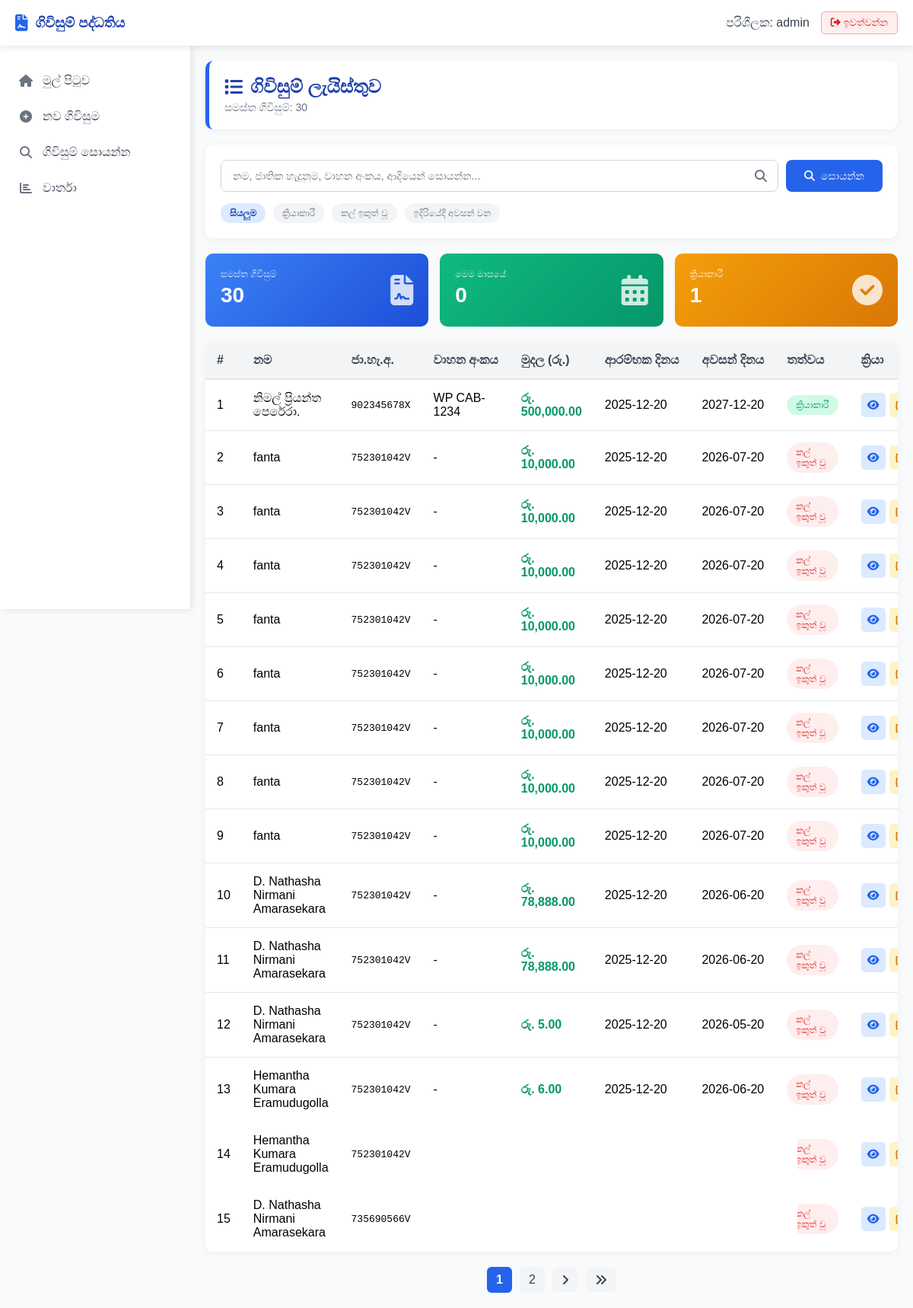
The app's page /view_agreements.php (signed in) with its own data.
### tables this page shows
CREATE TABLE `agreements` (
  `id` int(11) NOT NULL,
  `name` varchar(255) DEFAULT NULL,
  `address` text DEFAULT NULL,
  `nic` varchar(20) DEFAULT NULL,
  `agreement_date` date DEFAULT NULL,
  `payment_day` int(11) DEFAULT NULL,
  `period_months` int(11) DEFAULT NULL,
  `end_date` date DEFAULT NULL,
  `amount_number` decimal(12,2) DEFAULT NULL,
  `amount_words` varchar(255) DEFAULT NULL,
  `interest_rate` decimal(5,2) DEFAULT NULL,
  `product_sinhala` varchar(255) DEFAULT NULL,
  `vehicle_number` varchar(50) DEFAULT NULL,
  `chassis_number` varchar(100) DEFAULT NULL,
  `engine_number` varchar(100) DEFAULT NULL,
  `make` varchar(100) DEFAULT NULL,
  `model` varchar(100) DEFAULT NULL,
  `vehicle_class_sinhala` varchar(100) DEFAULT NULL,
  `created_at` timestamp NULL DEFAULT current_timestamp(),
  `updated_at` timestamp NOT NULL DEFAULT current_timestamp()
);

### view_agreements.php (the view, shortened to what this page needs)
<?php
require_once 'db.php';
$current_page = 'view_agreements.php';
$limit = 15;
$page = isset($_GET['page']) ? (int)$_GET['page'] : 1;
$offset = ($page - 1) * $limit;
$total_result = $conn->query("SELECT COUNT(*) as total FROM agreements");
$total_row = $total_result->fetch_assoc();
$total_agreements = $total_row['total'];
$total_pages = ceil($total_agreements / $limit);
$search = isset($_GET['search']) ? trim($_GET['search']) : '';
$where_clause = '';
$search_params = [];
$types = '';
$sql = "SELECT * FROM agreements $where_clause ORDER BY agreement_date DESC LIMIT ? OFFSET ?";
if (!empty($search)) {
    $sql = "SELECT * FROM agreements $where_clause ORDER BY agreement_date DESC LIMIT ? OFFSET ?";
    $types .= 'ii';
    $params = array_merge($search_params, [$limit, $offset]);
} else {
    $sql = "SELECT * FROM agreements ORDER BY agreement_date DESC LIMIT ? OFFSET ?";
    $types = 'ii';
    $params = [$limit, $offset];
}
$stmt = $conn->prepare($sql);
if ($stmt) {
    if (!empty($types)) {
        $stmt->bind_param($types, ...$params);
    }
    $stmt->execute();
    $result = $stmt->get_result();
} else {
    die("Query failed: " . $conn->error);
}
?>
<!DOCTYPE html>
<html lang="si">
<head>
<link rel="stylesheet" href="https://cdnjs.cloudflare.com/ajax/libs/font-awesome/6.4.0/css/all.min.css">
</head>
<body>
    <div class="top-header">
        <a href="dashboard.php" class="logo">
            <i class="fas fa-file-contract"></i>
            <span>ගිවිසුම් පද්ධතිය</span>
        </a>
        <div class="user-info">
            <span>පරිශීලක: <?php echo isset($_SESSION['username']) ? htmlspecialchars($_SESSION['username']) : 'Admin'; ?></span>
            <a href="logout.php" class="logout-btn">
                <i class="fas fa-sign-out-alt"></i> ඉවත්වන්න
            </a>
        </div>
    </div>
    <div class="sidebar">
        <ul class="nav-menu">
            <li class="nav-item">
                <a href="dashboard.php" class="nav-link <?php echo $current_page == 'dashboard.php' ? 'active' : ''; ?>">
                    <i class="fas fa-home"></i>
                    <span>මුල් පිටුව</span>
                </a>
            </li>
            <li class="nav-item">
                <a href="index.php" class="nav-link <?php echo $current_page == 'create_agreement.php' ? 'active' : ''; ?>">
                    <i class="fas fa-plus-circle"></i>
                    <span>නව ගිවිසුම</span>
                </a>
            </li>
            <li class="nav-item">
                <a href="view_agreements.php" class="nav-link <?php echo $current_page == 'search.php' ? 'active' : ''; ?>">
                    <i class="fas fa-search"></i>
                    <span>ගිවිසුම් සොයන්න</span>
                </a>
            </li>
            <li class="nav-item">
                <a href="reports.php" class="nav-link <?php echo $current_page == 'reports.php' ? 'active' : ''; ?>">
                    <i class="fas fa-chart-bar"></i>
                    <span>වාර්තා</span>
                </a>
            </li>
        </ul>
    </div>
    <div class="main-content">
        <div class="page-title">
            <h1><i class="fas fa-list"></i> ගිවිසුම් ලැයිස්තුව</h1>
            <p>සමස්ත ගිවිසුම්: <?php echo $total_agreements; ?></p>
        </div>
        <div class="search-section">
            <form method="GET" action="" class="search-form">
                <div class="search-input">
                    <input type="text" name="search" placeholder="නම, ජාතික හැදුනුම, වාහන අංකය, ආදියෙන් සොයන්න..."
                           value="<?php echo htmlspecialchars($search); ?>">
                    <i class="fas fa-search"></i>
                </div>
                <button type="submit" class="search-btn">
                    <i class="fas fa-search"></i> සොයන්න
                </button>
            </form>
            <div class="filter-tags">
                <a href="view_agreements.php" class="filter-tag <?php echo empty($_GET['status']) ? 'active' : ''; ?>">
                    සියලුම
                </a>
                <a href="?status=active" class="filter-tag <?php echo (isset($_GET['status']) && $_GET['status'] == 'active') ? 'active' : ''; ?>">
                    ක්‍රියාකාරී
                </a>
                <a href="?status=expired" class="filter-tag <?php echo (isset($_GET['status']) && $_GET['status'] == 'expired') ? 'active' : ''; ?>">
                    කල් ඉකුත් වූ
                </a>
                <a href="?status=upcoming" class="filter-tag <?php echo (isset($_GET['status']) && $_GET['status'] == 'upcoming') ? 'active' : ''; ?>">
                    ඉදිරියේදී අවසන් වන
                </a>
            </div>
        </div>
        <div class="stats-grid">
            <div class="stat-card total">
                <div class="stat-info">
                    <div class="stat-label">සමස්ත ගිවිසුම්</div>
                    <div class="stat-value"><?php echo $total_agreements; ?></div>
                </div>
                <i class="fas fa-file-contract stat-icon"></i>
            </div>
            <div class="stat-card monthly">
                <div class="stat-info">
                    <div class="stat-label">මෙම මාසයේ</div>
                    <div class="stat-value">
                        <?php
                        $current_month = date('Y-m');
                        $month_result = $conn->query("SELECT COUNT(*) as count FROM agreements WHERE DATE_FORMAT(agreement_date, '%Y-%m') = '$current_month'");
                        echo $month_result->fetch_assoc()['count'];
                        ?>
                    </div>
                </div>
                <i class="fas fa-calendar-alt stat-icon"></i>
            </div>
            <div class="stat-card active">
                <div class="stat-info">
                    <div class="stat-label">ක්‍රියාකාරී</div>
                    <div class="stat-value">
                        <?php
                        $today = date('Y-m-d');
                        $active_result = $conn->query("SELECT COUNT(*) as count FROM agreements WHERE end_date >= '$today'");
                        echo $active_result->fetch_assoc()['count'];
                        ?>
                    </div>
                </div>
                <i class="fas fa-check-circle stat-icon"></i>
            </div>
        </div>
        <div class="table-container">
            <div class="table-responsive">
                <table class="agreements-table">
                    <thead>
                        <tr>
                            <th>#</th>
                            <th>නම</th>
                            <th>ජා.හැ.අ.</th>
                            <th>වාහන අංකය</th>
                            <th>මුදල (රු.)</th>
                            <th>ආරම්භක දිනය</th>
                            <th>අවසන් දිනය</th>
                            <th>තත්වය</th>
                            <th>ක්‍රියා</th>
                        </tr>
                    </thead>
                    <tbody>
                        <?php if ($result->num_rows > 0): ?>
                            <?php $counter = $offset + 1; ?>
                            <?php while ($row = $result->fetch_assoc()): ?>
                                <?php
                                $today = new DateTime();
                                $end_date = new DateTime($row['end_date']);
                                $status_class = '';
                                $status_text = '';
                                if ($end_date < $today) {
                                    $status_class = 'status-expired';
                                    $status_text = 'කල් ඉකුත් වූ';
                                } elseif ($end_date->diff($today)->days <= 30) {
                                    $status_class = 'status-warning';
                                    $status_text = 'ඉදිරියේදී අවසන් වන';
                                } else {
                                    $status_class = 'status-active';
                                    $status_text = 'ක්‍රියාකාරී';
                                }
                                ?>
                                <tr>
                                    <td><?php echo $counter++; ?></td>
                                    <td style="font-weight: 500;"><?php echo htmlspecialchars($row['name']); ?></td>
                                    <td style="font-family: monospace;"><?php echo htmlspecialchars($row['nic']); ?></td>
                                    <td><?php echo htmlspecialchars($row['vehicle_number'] ?: '-'); ?></td>
                                    <td style="font-weight: 600; color: #059669;">
                                        රු. <?php echo number_format($row['amount_number'], 2); ?>
                                    </td>
                                    <td><?php echo date('Y-m-d', strtotime($row['agreement_date'])); ?></td>
                                    <td><?php echo date('Y-m-d', strtotime($row['end_date'])); ?></td>
                                    <td>
                                        <span class="status-badge <?php echo $status_class; ?>">
                                            <?php echo $status_text; ?>
                                        </span>
                                    </td>
                                    <td>
                                        <div class="action-buttons">
                                            <a href="preview.php?id=<?php echo $row['id']; ?>"
                                               class="action-btn view-btn"
                                               title="බලන්න">
                                                <i class="fas fa-eye"></i>
                                            </a>
                                            <a href="edit_agreement.php?id=<?php echo $row['id']; ?>"
                                               class="action-btn edit-btn"
                                               title="සංස්කරණය">
                                                <i class="fas fa-edit"></i>
                                            </a>
                                        </div>
                                    </td>
                                </tr>
                            <?php endwhile; ?>
                        <?php endif; ?>
                    </tbody>
                </table>
            </div>
        </div>
        <?php if ($total_pages > 1): ?>
        <div class="pagination">
            <?php
            $start_page = max(1, $page - 2);
            $end_page = min($total_pages, $page + 2);
            for ($i = $start_page; $i <= $end_page; $i++):
            ?>
                <?php if ($i == $page): ?>
                    <span class="current"><?php echo $i; ?></span>
                <?php else: ?>
                    <a href="?page=<?php echo $i; ?><?php echo !empty($search) ? '&search=' . urlencode($search) : ''; ?>">
                        <?php echo $i; ?>
                    </a>
                <?php endif; ?>
            <?php endfor; ?>
            <?php if ($page < $total_pages): ?>
                <a href="?page=<?php echo $page + 1; ?><?php echo !empty($search) ? '&search=' . urlencode($search) : ''; ?>">
                    <i class="fas fa-angle-right"></i>
                </a>
                <a href="?page=<?php echo $total_pages; ?><?php echo !empty($search) ? '&search=' . urlencode($search) : ''; ?>">
                    <i class="fas fa-angle-double-right"></i>
                </a>
            <?php endif; ?>
        </div>
        <?php endif; ?>
    </div>
</body>
</html>

### records on screen
agreements: name "නිමල් ප්‍රියන්ත පෙරේරා.", nic "902345678X", vehicle_number "WP CAB-1234", amount_number "500,000.00", agreement_date "2025-12-20", end_date "2027-12-20", end_date "ක්‍රියාකාරී"
agreements: name "fanta", nic "752301042V", vehicle_number "-", amount_number "10,000.00", agreement_date "2025-12-20", end_date "2026-07-20", end_date "කල් ඉකුත් වූ"
agreements: name "fanta", nic "752301042V", vehicle_number "-", amount_number "10,000.00", agreement_date "2025-12-20", end_date "2026-07-20", end_date "කල් ඉකුත් වූ"
agreements: name "fanta", nic "752301042V", vehicle_number "-", amount_number "10,000.00", agreement_date "2025-12-20", end_date "2026-07-20", end_date "කල් ඉකුත් වූ"
agreements: name "fanta", nic "752301042V", vehicle_number "-", amount_number "10,000.00", agreement_date "2025-12-20", end_date "2026-07-20", end_date "කල් ඉකුත් වූ"
agreements: name "fanta", nic "752301042V", vehicle_number "-", amount_number "10,000.00", agreement_date "2025-12-20", end_date "2026-07-20", end_date "කල් ඉකුත් වූ"
agreements: name "fanta", nic "752301042V", vehicle_number "-", amount_number "10,000.00", agreement_date "2025-12-20", end_date "2026-07-20", end_date "කල් ඉකුත් වූ"
agreements: name "fanta", nic "752301042V", vehicle_number "-", amount_number "10,000.00", agreement_date "2025-12-20", end_date "2026-07-20", end_date "කල් ඉකුත් වූ"
agreements: name "fanta", nic "752301042V", vehicle_number "-", amount_number "10,000.00", agreement_date "2025-12-20", end_date "2026-07-20", end_date "කල් ඉකුත් වූ"
agreements: name "D. Nathasha Nirmani Amarasekara", nic "752301042V", vehicle_number "-", amount_number "78,888.00", agreement_date "2025-12-20", end_date "2026-06-20", end_date "කල් ඉකුත් වූ"
agreements: name "D. Nathasha Nirmani Amarasekara", nic "752301042V", vehicle_number "-", amount_number "78,888.00", agreement_date "2025-12-20", end_date "2026-06-20", end_date "කල් ඉකුත් වූ"
agreements: name "D. Nathasha Nirmani Amarasekara", nic "752301042V", vehicle_number "-", amount_number "5.00", agreement_date "2025-12-20", end_date "2026-05-20", end_date "කල් ඉකුත් වූ"
agreements: name "Hemantha Kumara Eramudugolla", nic "752301042V", vehicle_number "-", amount_number "6.00", agreement_date "2025-12-20", end_date "2026-06-20", end_date "කල් ඉකුත් වූ"
agreements: name "Hemantha Kumara Eramudugolla", nic "752301042V", end_date "කල් ඉකුත් වූ"
agreements: name "D. Nathasha Nirmani Amarasekara", nic "735690566V", end_date "කල් ඉකුත් වූ"

### other values on screen
$_SESSION['username'] "admin"
$total_agreements "30"
$month_result->fetch_assoc()['count'] "0"
$active_result->fetch_assoc()['count'] "1"
